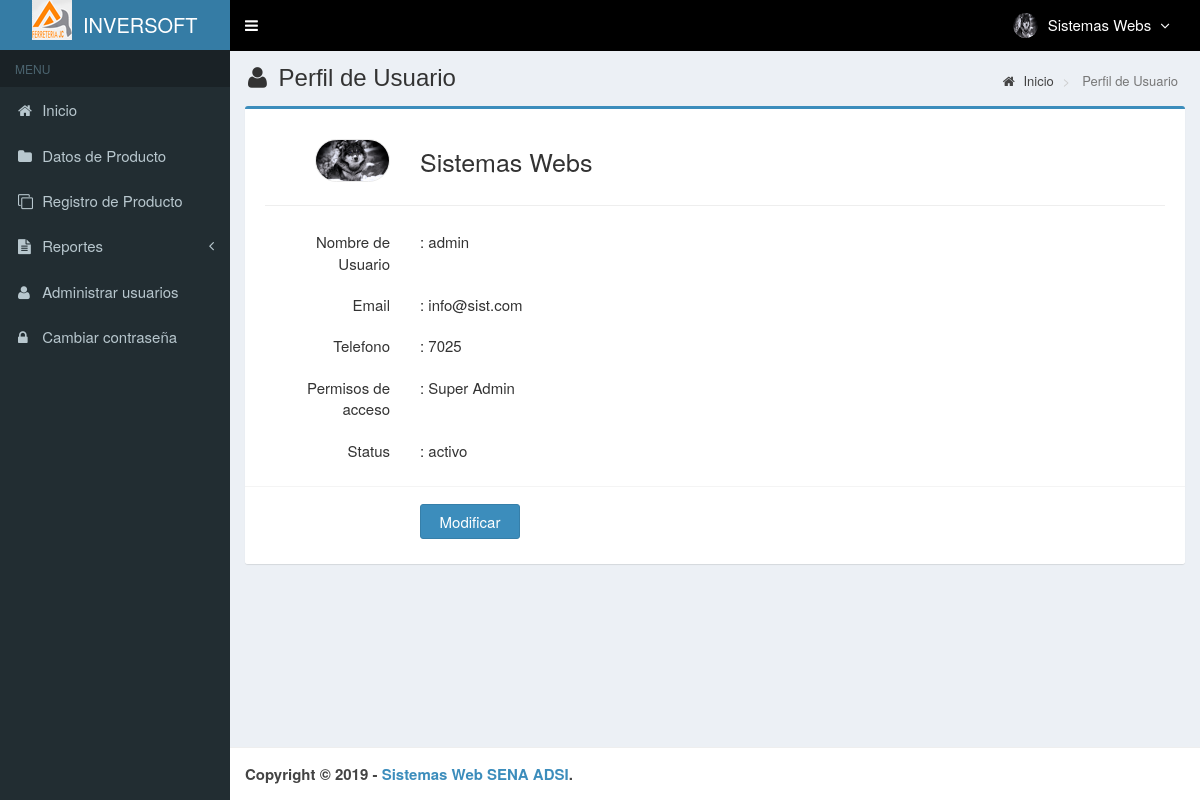
The app's page /main.php?module=profile (signed in) with its own data.
### tables this page shows
CREATE TABLE `usuarios` (
  `id_user` int(3) NOT NULL,
  `username` varchar(50) NOT NULL,
  `name_user` varchar(50) NOT NULL,
  `password` varchar(50) NOT NULL,
  `email` varchar(50) DEFAULT NULL,
  `telefono` varchar(13) DEFAULT NULL,
  `foto` varchar(100) DEFAULT NULL,
  `permisos_acceso` enum('Super Admin','Gerente','Almacen') NOT NULL,
  `status` enum('activo','bloqueado') NOT NULL DEFAULT 'activo',
  `created_at` timestamp NOT NULL DEFAULT CURRENT_TIMESTAMP,
  `updated_at` timestamp NOT NULL DEFAULT CURRENT_TIMESTAMP ON UPDATE CURRENT_TIMESTAMP
);

### modules/profile/view.php (the view, shortened to what this page needs)
<?php
if (isset($_SESSION['id_user'])) {
  $query = mysqli_query($mysqli, "SELECT * FROM usuarios WHERE id_user='$_SESSION[id_user]'")
                                  or die('error: '.mysqli_error($mysqli));
  $data  = mysqli_fetch_assoc($query);
}
?>
<section class="content-header">
  <h1>
    <i class="fa fa-user icon-title"></i> Perfil de Usuario
  </h1>
  <ol class="breadcrumb">
    <li><a href="?module=start"><i class="fa fa-home"></i> Inicio</a></li>
    <li class="active"> Perfil de Usuario</li>
  </ol>
</section>
<section class="content">
  <div class="row">
    <div class="col-md-12">
      <div class="box box-primary">
        <form role="form" class="form-horizontal" method="POST" action="?module=form_profile" enctype="multipart/form-data">
          <div class="box-body">
            <div class="form-group">
              <label class="col-sm-2 control-label">
              <?php
              if ($data['foto']=="") { ?>
                <img style="border:1px solid #eaeaea;border-radius:50px;" src="images/user/user-default.png" width="75">
              <?php
              }
              else { ?>
                <img style="border:1px solid #eaeaea;border-radius:50px;" src="images/user/<?php echo $data['foto']; ?>" width="75">
              <?php
              }
              ?>
              </label>
              <label style="font-size:25px;margin-top:10px;" class="col-sm-8"><?php echo $data['name_user']; ?></label>
            </div>
            <hr>
            <div class="form-group">
              <label class="col-sm-2 control-label">Nombre de Usuario</label>
              <label style="text-align:left" class="col-sm-8 control-label">: <?php echo $data['username']; ?></label>
            </div>
            <div class="form-group">
              <label class="col-sm-2 control-label">Email</label>
              <label style="text-align:left" class="col-sm-8 control-label">: <?php echo $data['email']; ?></label>
            </div>
            <div class="form-group">
              <label class="col-sm-2 control-label">Telefono</label>
              <label style="text-align:left" class="col-sm-8 control-label">: <?php echo $data['telefono']; ?></label>
            </div>
            <div class="form-group">
              <label class="col-sm-2 control-label">Permisos de acceso</label>
              <label style="text-align:left" class="col-sm-8 control-label">: <?php echo $data['permisos_acceso']; ?></label>
            </div>
            <div class="form-group">
              <label class="col-sm-2 control-label">Status</label>
              <label style="text-align:left" class="col-sm-8 control-label">: <?php echo $data['status']; ?></label>
            </div>
          </div>
          <div class="box-footer">
            <div class="form-group">
              <div class="col-sm-offset-2 col-sm-10">
                <input type="submit" class="btn btn-primary btn-submit" name="Modificar" value="Modificar">
              </div>
            </div>
          </div>
        </form>
      </div>
    </div>
  </div>
</section><!-- /.content

### top-menu.php (shortened to what this page needs)
<?php
require_once "config/database.php";
$query = mysqli_query($mysqli, "SELECT id_user, name_user, foto, permisos_acceso FROM usuarios WHERE id_user='$_SESSION[id_user]'")
                                or die('error: '.mysqli_error($mysqli));
$data = mysqli_fetch_assoc($query);
?>
<li class="dropdown user user-menu">
  <a href="#" class="dropdown-toggle" data-toggle="dropdown">
  <?php
  if ($data['foto']=="") { ?>
    <img src="images/user/user-default.png" class="user-image" alt="User Image"/>
  <?php
  }
  else { ?>
    <img src="images/user/<?php echo $data['foto']; ?>" class="user-image" alt="User Image"/>
  <?php
  }
  ?>
    <span class="hidden-xs"><?php echo $data['name_user']; ?> <i style="margin-left:5px" class="fa fa-angle-down"></i></span>
  </a>
</li>

### assets/css/style.css (style rules this page uses)
.form-horizontal .control-label { margin-bottom: 0; padding-top: 5px; text-align: right; }
label { display: inline-block; font-size: 15px; font-weight: 400; margin-bottom: 5px; max-width: 100%; }
.content-header { padding: 15px 18px 0; position: relative; }
.content-header > .breadcrumb { background: transparent none repeat scroll 0 0; border-radius: 2px; float: right; font-size: 13px; margin-bottom: 0; margin-top: 0; padding: 7px 12px; position: absolute; right: 10px; top: 15px; }
.btn-submit { width: 100px; margin-top: 7px; margin-right: 10px; font-size: 15px; }
.icon-title { margin-right: 5px; }
body { background-color: #fff; color: #333; font-size: 15px; line-height: 1.42857; }

### records on screen
usuarios: foto (picture), name_user "Sistemas Webs", username "admin", email "info@sist.com", telefono "7025", permisos_acceso "Super Admin", status "activo"
